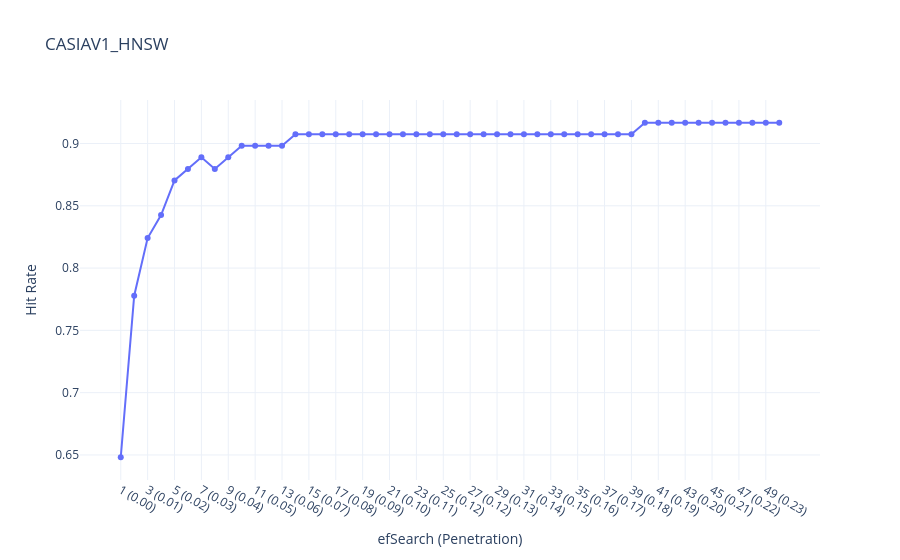

The notebook cell saved with this chart:
### Code cell
# ---------------------
# Load CASIA V1 Templates
# ---------------------
def load_templates(data_folder):
    """
    Load enrollment templates (excluding '_3') and probe templates (with '_3').
    Returns:
        index_vectors, index_labels, query_vectors, query_labels
    """
    files = sorted([f for f in os.listdir(data_folder) if f.endswith('.mat')])
    index_vectors, index_labels = [], []
    query_vectors, query_labels = [], []

    for file in files:
        path = os.path.join(data_folder, file)
        data = loadmat(path)
        vec = data['template'].flatten().astype('float32')

        # Each filename: e.g. 001_L_1.mat or 001_R_3.mat
        pid, side, _ = file.replace('.mat', '').split('_')
        label = f"{pid}_{side}"

        if '_3' in file:  # Probe (query)
            query_vectors.append(vec)
            query_labels.append(label)
        else:  # Enrollment (index)
            index_vectors.append(vec)
            index_labels.append(label)

    return (
        np.vstack(index_vectors),
        np.array(index_labels),
        np.vstack(query_vectors),
        np.array(query_labels)
    )

# ---------------------
# Build HNSW Index
# ---------------------
def build_hnsw_index(vectors, dim, M=16, efConstruction=200):
    index = faiss.IndexHNSWFlat(dim, M)
    index.hnsw.efConstruction = efConstruction
    index.add(vectors)
    return index

# ---------------------
# Evaluate Hit Rate
# ---------------------
def evaluate_hit_rate(index, index_labels, query_vectors, query_labels, ef_max=100):
    hit_rates = []
    x_labels = []
    total_indexed = len(index_labels)
    highlight_point = None

    for ef in range(1, ef_max + 1):
        index.hnsw.efSearch = ef
        distances, indices = index.search(query_vectors, k=1)
        predicted_labels = index_labels[indices.flatten()]
        hits = np.sum(predicted_labels == query_labels)
        total = len(query_labels)
        hit_rate = hits / total if total > 0 else 0
        hit_rates.append(hit_rate)
        penetration = ef / total_indexed
        x_labels.append(f"{ef} ({penetration:.2f})")

        if highlight_point is None and hit_rate >= 0.98:
            highlight_point = (ef, hit_rate, penetration)

        print(f"efSearch={ef}, Hit rate={hit_rate:.4f}")

    return x_labels, hit_rates, highlight_point

# ---------------------
# Plot Hit Rate
# ---------------------
def plot_hit_rate_plotly(x_labels, hit_rates, highlight_point):
    fig = go.Figure()

    fig.add_trace(go.Scatter(
        x=x_labels,
        y=hit_rates,
        mode='lines+markers',
        name="Hit Rate",
        line=dict(width=2),
        marker=dict(size=6)
    ))

    if highlight_point:
        ef_highlight, hr_highlight, penetration = highlight_point
        highlight_label = f"{ef_highlight} ({penetration:.2f})"
        fig.add_trace(go.Scatter(
            x=[highlight_label],
            y=[hr_highlight],
            mode='markers+text',
            marker=dict(color='red', size=12, symbol='star'),
            text=[f"Penetration={penetration:.2f}"],
            textposition="top center",
            name="First ≥98% Hit"
        ))

    fig.update_layout(
        title="CASIAV1_HNSW",
        xaxis_title="efSearch (Penetration)",
        yaxis_title="Hit Rate",
        template="plotly_white",
        hovermode="x unified"
    )
    fig.show()

# ---------------------
# Main Workflow
# ---------------------
def main(data_folder, ef_max=50):
    index_x, index_y, query_x, query_y = load_templates(data_folder)
    dim = index_x.shape[1]
    print(f"Loaded {len(index_y)} index templates and {len(query_y)} queries with dim={dim}")

    index = build_hnsw_index(index_x, dim)
    x_labels, hit_rates, highlight_point = evaluate_hit_rate(
        index, index_y, query_x, query_y, ef_max=ef_max
    )

    plot_hit_rate_plotly(x_labels, hit_rates, highlight_point)

# Example usage
if __name__ == "__main__":
    main(data_folder, ef_max=50)

### Figure 1 — Plotly figure (JSON) as saved in the notebook; plotly's stock layout.template omitted (floating-point values rounded to 4 significant figures)
{"data": [{"line": {"width": 2}, "marker": {"size": 6}, "mode": "lines+markers", "name": "Hit Rate", "type": "scatter", "x": ["1 (0.00)", "2 (0.01)", "3 (0.01)", "4 (0.02)", "5 (0.02)", "6 (0.03)", "7 (0.03)", "8 (0.04)", "9 (0.04)", "10 (0.05)", "11 (0.05)", "12 (0.06)", "13 (0.06)", "14 (0.06)", "15 (0.07)", "16 (0.07)", "17 (0.08)", "18 (0.08)", "19 (0.09)", "20 (0.09)", "21 (0.10)", "22 (0.10)", "23 (0.11)", "24 (0.11)", "25 (0.12)", "26 (0.12)", "27 (0.12)", "28 (0.13)", "29 (0.13)", "30 (0.14)", "31 (0.14)", "32 (0.15)", "33 (0.15)", "34 (0.16)", "35 (0.16)", "36 (0.17)", "37 (0.17)", "38 (0.18)", "39 (0.18)", "40 (0.19)", "41 (0.19)", "42 (0.19)", "43 (0.20)", "44 (0.20)", "45 (0.21)", "46 (0.21)", "47 (0.22)", "48 (0.22)", "49 (0.23)", "50 (0.23)"], "y": [0.6481, 0.7778, 0.8241, 0.8426, 0.8704, 0.8796, 0.8889, 0.8796, 0.8889, 0.8981, 0.8981, 0.8981, 0.8981, 0.9074, 0.9074, 0.9074, 0.9074, 0.9074, 0.9074, 0.9074, 0.9074, 0.9074, 0.9074, 0.9074, 0.9074, 0.9074, 0.9074, 0.9074, 0.9074, 0.9074, 0.9074, 0.9074, 0.9074, 0.9074, 0.9074, 0.9074, 0.9074, 0.9074, 0.9074, 0.9167, 0.9167, 0.9167, 0.9167, 0.9167, 0.9167, 0.9167, 0.9167, 0.9167, 0.9167, 0.9167]}], "layout": {"hovermode": "x unified", "title": {"text": "CASIAV1_HNSW"}, "xaxis": {"title": {"text": "efSearch (Penetration)"}}, "yaxis": {"title": {"text": "Hit Rate"}}}}
